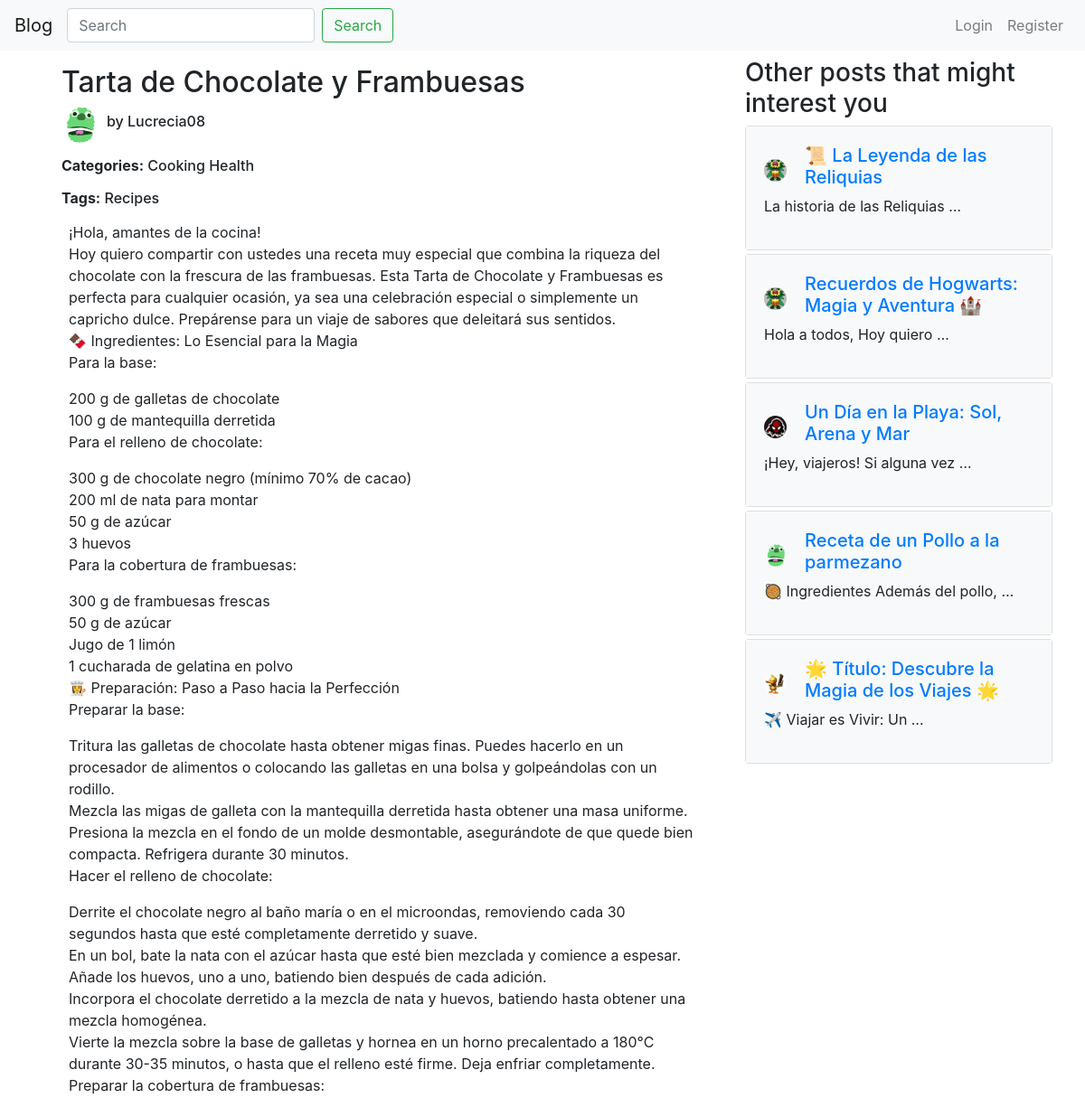
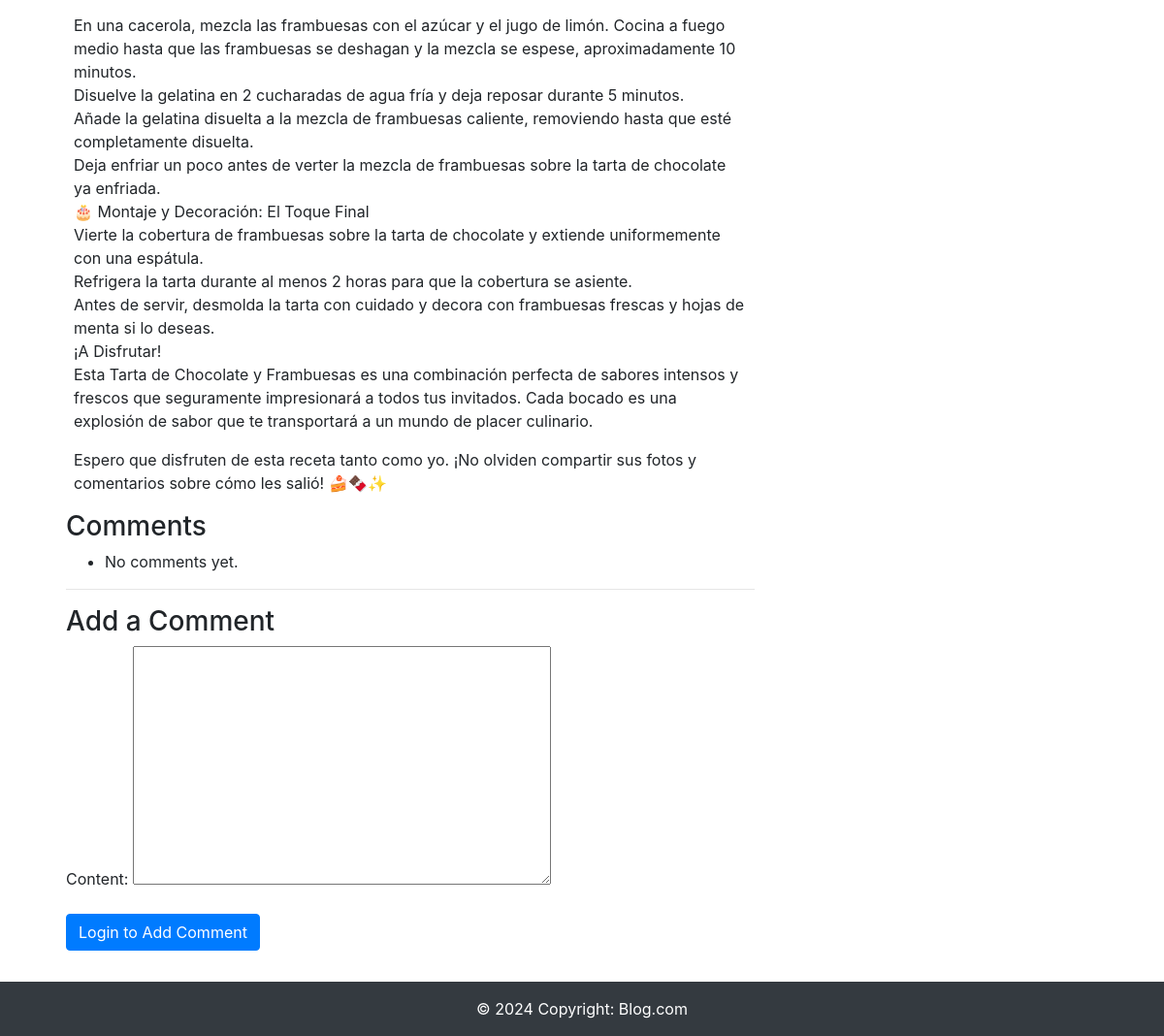
Screenshot of /post/28/ with the database file from the repository (2 pictures, top to bottom).
### app/models.py (models this page shows, shortened)
class Post(models.Model):
    title = models.CharField(max_length=200)
    content = models.TextField()
    categories = models.ManyToManyField(Category, related_name='posts')
    tags = models.ManyToManyField(Tag, related_name='posts')
    date_posted = models.DateTimeField(default=timezone.now)
    author = models.ForeignKey(User, on_delete=models.CASCADE)

class Profile(models.Model):
    user = models.OneToOneField(User, on_delete=models.CASCADE)
    image = models.ImageField(default='default.png', upload_to='profile_pics')

class Category(models.Model):
    name = models.CharField(max_length=100)

class Tag(models.Model):
    name = models.CharField(max_length=100)

### app/views.py (the view, shortened to what this page needs)
# urls.py: path('post/<int:pk>/', PostDetailView.as_view(), name='post-detail'),
class PostDetailView(DetailView):
    model = Post
    template_name = 'blog/post_detail.html'
    def get_context_data(self, **kwargs):
        context = super().get_context_data(**kwargs)
        context['comments'] = Comment.objects.filter(post=self.object).order_by('date_posted')
        context['comment_form'] = CommentForm()
        context['related_posts'] = Post.objects.exclude(pk=self.object.pk).order_by('-date_posted')[:5]
        return context

### app/forms.py
class CommentForm(forms.ModelForm):
    class Meta:
        model = Comment
        fields = ['content']

### app/templates/blog/post_detail.html (shortened to what this page needs)
{% extends "base.html" %}
{% block content %}
<div class="d-flex">
  <div class="col-md-8 m-2">
    <div class="d-flex mt-2 justify-content-between align-items-center">
      <h2>{{ post.title }}</h2>
    </div>
    <div class="justify-content-between align-items-center">
      <div class="d-flex align-items-center">
        <img src="{{ post.author.profile.image.url }}" class="rounded-circle" alt="Profile Picture"
          style="width: 40px; height: 40px; object-fit: cover; margin-right: 10px;">
        <h6>by {{ post.author }}</h6>
      </div>
      <p>
      <h6><b>Categories:</b>
        {% for category in post.categories.all %}
        {{ category.name }}
        {% endfor %}</h6>
      </p>
      <p>
      <h6><b>Tags:</b>
        {% for tag in post.tags.all %}
        {{ tag.name }}
        {% endfor %}</h6>
      </p>
    </div>
    <div class="m-2">
      <p>{{ post.content|linebreaks }}</p>
    </div>
    <h3>Comments</h3>
    <ul>
      {% for comment in comments %}
      <li>
        <p>{{ comment.author }} said: {{ comment.content }} on {{ comment.date_posted }}</p>
      </li>
      {% empty %}
      <li>No comments yet.</li>
      {% endfor %}
    </ul>
    <hr>
    <h3>Add a Comment</h3>
    <form method="post">
      {{ comment_form.as_p }}
      {% if user.is_authenticated %}
        <button type="submit" class="btn btn-primary">Add Comment</button>
      {% else %}
        <a class="btn btn-primary" type="button" href="{% url 'login' %}">Login to Add Comment</a>
      {% endif %}
    </form>
  </div>
  <div class="col-md-4 m-2">
    <h3>Other posts that might interest you</h3>
    {% for related_post in related_posts %}
    <div class="card mb-1">
      <div class="card-body bg-light">
        <div class="d-flex align-items-center">
          <img src="{{ related_post.author.profile.image.url }}" class="rounded-circle" alt="Profile Picture"
            style="width: 25px; height: 25px; object-fit: cover; margin-right: 20px;">
          <h5><a href="{% url 'post-detail' related_post.pk %}">{{ related_post.title }}</a></h5>
        </div>
        <p>{{ related_post.content|truncatewords:5 }}</p>
      </div>
    </div>
    {% endfor %}
  </div>
</div>
{% endblock %}

### rows the page displays
Post: title "Tarta de Chocolate y Frambuesas", author.profile.image (picture), author "Lucrecia08", content "¡Hola, amantes de la cocina! Hoy quiero compartir con ustedes una receta muy especial que combina la riqueza del chocolate con la frescura de las frambuesas. Esta Tarta de Chocolate y Frambuesas es perfecta para cualquier ocasión, ya sea una celebración especial o simplemente un capricho dulce. Prepárense para un viaje de sabores que deleitará sus sentidos. 🍫 Ingredientes: Lo Esencial para la Magia Para la base: 200 g de galletas de chocolate 100 g de mantequilla derretida Para el relleno de chocolate: 300 g de chocolate negro (mínimo 70% de cacao) 200 ml de nata para montar 50 g de azúcar 3 huevos Para la cobertura de frambuesas: 300 g de frambuesas frescas 50 g de azúcar Jugo de 1 limón 1…"
Category: name "Cooking"
Category: name "Health"
Tag: name "Recipes"
Post: author.profile.image (picture), title "📜 La Leyenda de las Reliquias", content "La historia de las Reliquias …"
Post: author.profile.image (picture), title "Recuerdos de Hogwarts: Magia y Aventura 🏰", content "Hola a todos, Hoy quiero …"
Post: author.profile.image (picture), title "Un Día en la Playa: Sol, Arena y Mar", content "¡Hey, viajeros! Si alguna vez …"
Post: author.profile.image (picture), title "Receta de un Pollo a la parmezano", content "🥘 Ingredientes Además del pollo, …"
Post: author.profile.image (picture), title "🌟 Título: Descubre la Magia de los Viajes 🌟", content "✈️ Viajar es Vivir: Un …"
